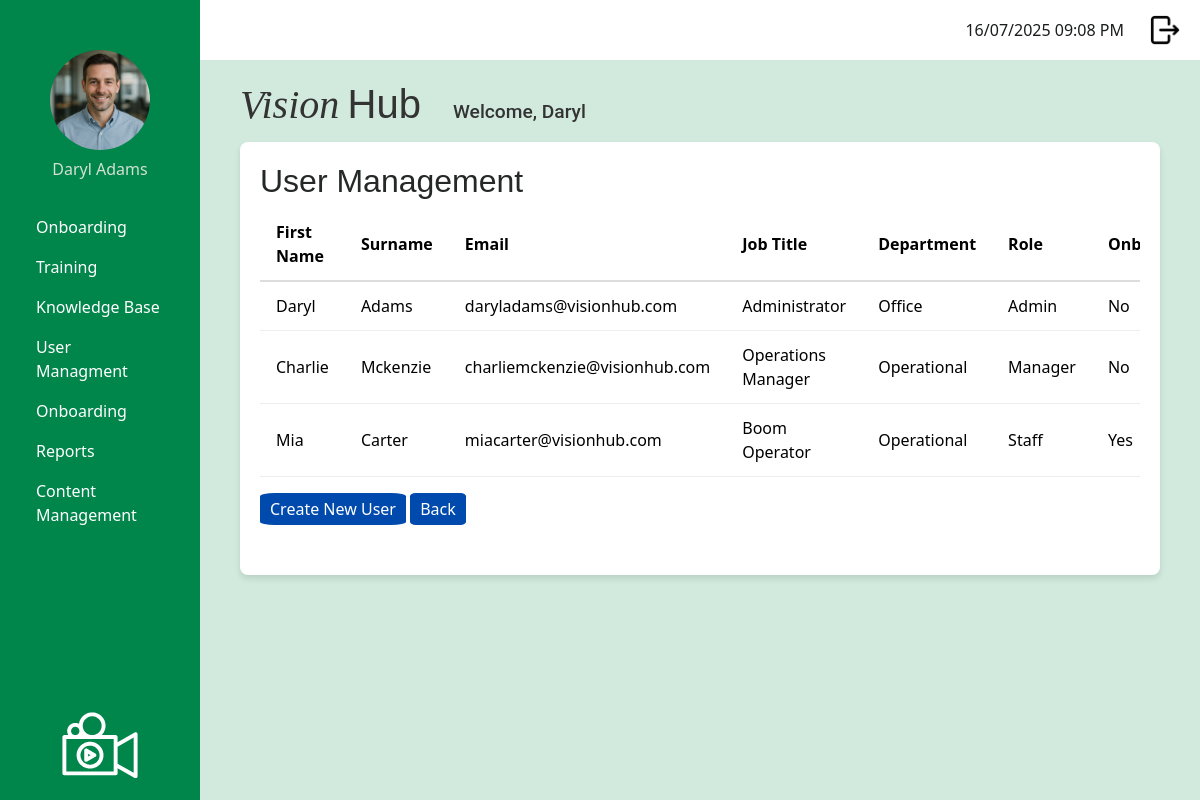
Screenshot of /admin/manage_users (signed in) with the database file from the repository.
### app/models.py (models this page shows, shortened)
class User(UserMixin, db.Model):
    __tablename__ = 'user'
    id: so.Mapped[int] = so.mapped_column(primary_key=True)
    username: so.Mapped[str] = so.mapped_column(sa.String(120), index=True, unique=True)
    first_name: so.Mapped[str] = so.mapped_column(sa.String(50), index=True)
    surname: so.Mapped[str] = so.mapped_column(sa.String(50), index=True)
    job_title: so.Mapped[str] = so.mapped_column(sa.String(50), index=True)
    password_hash: so.Mapped[str] = so.mapped_column(sa.String(256))
    is_onboarding: so.Mapped[bool] = so.mapped_column(default=False) # Default: Not onboarding
    dateStarted: so.Mapped[datetime] = so.mapped_column(index=True, default=lambda: datetime.now(timezone.utc))
    google_email: so.Mapped[Optional[str]] = so.mapped_column(sa.String(120), unique=True, nullable=True)
    profile_photo: so.Mapped[Optional[str]] = so.mapped_column(sa.String(120), nullable=True, default='profileDefault.png')
    manager_id: so.Mapped[Optional[int]] = so.mapped_column(sa.ForeignKey('user.id'), nullable=True)
    manager: so.Mapped[Optional['User']] = so.relationship('User', remote_side=[id], back_populates='manages')
    manages: so.Mapped[List['User']] = so.relationship('User', back_populates='manager')
    role_id: so.Mapped[int] = so.mapped_column(sa.ForeignKey('role.id'))
    role: so.Mapped['Role'] = so.relationship('Role', back_populates='users')
    department_id: so.Mapped[int] = so.mapped_column(sa.ForeignKey('department.id'))
    department: so.Mapped['Department'] = so.relationship('Department', back_populates='users')
    module_progress: so.Mapped[List['UserModuleProgress']] = so.relationship('UserModuleProgress', back_populates='user')
    onboarding_path_id: so.Mapped[int] = so.mapped_column(sa.ForeignKey('onboarding_path.id'), nullable=True)
    onboarding_path: so.Mapped['OnboardingPath'] = so.relationship('OnboardingPath')

class Department(db.Model):
    __tablename__ = 'department'
    id: so.Mapped[int] = so.mapped_column(primary_key=True)
    department_name: so.Mapped[str] = so.mapped_column(sa.String(20), index=True, unique=True)
    users: so.Mapped[List['User']] = so.relationship('User', back_populates='department')

class Role(db.Model):
    __tablename__ = 'role'
    id: so.Mapped[int] = so.mapped_column(primary_key=True)
    role_name: so.Mapped[str] = so.mapped_column(sa.String(20), index=True, unique=True)
    users: so.Mapped[list['User']] = so.relationship('User', back_populates='role')

### app/admin/routes.py (the view)
@app.route('/admin/manage_users', methods=['GET'])
@login_required
def manage_users():
    if current_user.role.role_name != "admin":
        return redirect(url_for('logout'))
    try:
        users = User.query.all()
        return render_template('admin/manageUsers.html', title='Manage Users', users = users)
    except Exception as e:
        error_message = 'Error: ' + str(e)
        return error_message

### app/models.py (called while the page is built)
@login.user_loader
def load_user(id):
    return db.session.get(User, int(id))

### app/templates/admin/manageUsers.html (shortened to what this page needs)
{% extends "base.html" %}
{% block content %}
<html>
    <body>
        <h1 class = "page-title">User Management</h1>
        <div class = "table-wrapper">
        <table class= "user-table">
            <thead>
                <tr>
                    <th>First Name</th>
                    <th>Surname</th>
                    <th>Email</th>
                    <th>Job Title</th>
                    <th>Department</th>
                    <th>Role</th>
                    <th>Onboarding</th>
                </tr>
            </thead>
            <tbody>
                {% for user in users %}
                <tr>
                    <td>{{ user.first_name|title }}</td>
                    <td>{{ user.surname|title }}</td>
                    <td>{{ user.username }}</td>
                    <td>{{ user.job_title|title }}</td>
                    <td>{{ user.department.department_name|title }}</td>
                    <td>{{ user.role.role_name|title }}</td>
                    <td>{{ 'Yes' if user.is_onboarding else 'No' }}</td>
                </tr>
                {% endfor %}
            </tbody>
        </table>
            <div class = "button-container-outside-table">
                <a class = "dark-blue-button" href="{{ url_for('register_user') }}">Create New User</a>
                <a class = "dark-blue-button" href="{{ url_for('admin_dashboard') }}" class="btn">Back</a>
            </div>
        </div>
    </body>
</html>
{% endblock %}

### app/templates/base.html (shortened to what this page needs)
<!doctype html>
<html>
    <head>
            <link
            href="{{ url_for('static', filename='css/bootstrap.min.css') }}"
            rel="stylesheet"/>
            <link href="{{ url_for('static', filename='css/stylesheet.css') }}" rel="stylesheet"/>
        </head>
    <body>
         <div class="sidebar">
            <div class="profile-container">
                <form id="photoForm"
                    action="{{ url_for('update_profile_photo') }}"
                    method="POST"
                    enctype="multipart/form-data"
                    style="display:inline;">
                <img src="{{ url_for('static',
                                    filename='images/profilePhoto/'
                                        ~ (current_user.profile_photo or 'profileDefault.png')) }}"
                    id="profilePicture"
                    class="profilePicture"
                    alt="Click to change photo"
                    style="cursor:pointer; width:100px; height:100px;
                            object-fit:cover; border-radius:50%;">
                </form>
                <h5 class="profile-photo-text">{{ current_user.first_name|title }} {{ current_user.surname|title }}</h5>
            </div>
            <nav class="nav flex-column sideNavLink-container">
                {% if current_user.role.role_name == 'admin' %}
                    <a class="nav-link" href="#">Onboarding</a>
                    <a class="nav-link" href="{{ url_for('manage_training_modules') }}">Training</a>
                    <a class="nav-link" href="#">Knowledge Base</a>
                    <a class="nav-link" href="{{ url_for('manage_users') }}">User Managment</a>
                    <a class="nav-link" href="#">Onboarding</a>
                    <a class="nav-link" href="#">Reports</a>
                    <a class="nav-link" href="#">Content Management</a>
                    {% elif current_user.role.role_name == 'manager' %}
                    <a class="nav-link" href="#">Onboarding</a>
                    <a class="nav-link" href="#">Training</a>
                    <a class="nav-link" href="#">Reports</a>
                    {% elif current_user.role.role_name == 'staff' %}
                    <a class="nav-link" href="#">Onboarding</a>
                    <a class="nav-link" href="{{ url_for('training_dashboard') }}">Training</a>
                {% endif %}
            </nav>
            <img src="{{ url_for('static', filename='images/logoImageWhite.svg') }}" class="sidebarLogo">
        </div>
         <div class="top-bar">
            <div class="d-flex align-items-center">
                <span class="me-3" id="clock"></span>
                <a href="{{ url_for('logout') }}" class="logout-link">
                    <img src="{{ url_for('static', filename='images/logout.png') }}" class="logout-image">
                </a>
            </div>
        </div>
        <div class="logo-name-container">
            <h2 class="logo-text">
                <span class="logo-vision">Vision</span>
                <span class="logo-hub">Hub</span>
            </h2>
            <h3 class="welcome-text">Welcome, {{ current_user.first_name|title }}</h3>
        </div>
        <div class="content">
            {% block content %}
            {% endblock %}
        </div>
    </body>
</html>

### app/static/css/stylesheet.css (style rules this page uses)
body { color: #000000; background-color: #d1eadd ; }
.logo-name-container { display: flex; align-items: baseline; margin-left: 240px; margin-top: 20px; margin-bottom: 5px; gap: 2rem; color: #333; }
.logo-vision { font-family: 'Playfair Display', serif; font-weight: 450; font-style: italic; font-size: 2.5rem; }
.logo-hub { font-family: 'Montserrat', sans-serif; font-weight: 200; font-size: 2.5rem; margin-left: 0; }
.welcome-text { font-family: 'Roboto', sans-serif; font-size: 1.2rem; margin: 0; }
.sidebar { background-color: #00854a; color: white; font-size: 1rem; font-weight: 400; height: 100vh; position: fixed; width: 200px; padding: 20px; display: flex; flex-direction: column; justify-content: space-between; text-align: left }
.profile-photo-text { font-size: 1rem; font-weight: 200; color: rgb(211, 225, 211); text-align: center; }
.sidebarLogo { max-width: 100%; width: 120px; height: auto; display: block; margin: 0 auto; margin-top: auto; }
.profilePicture { display: block; margin: 30px auto 10px auto; border-radius: 50%; width: 80px; height: 80px; object-fit: cover; }
.sideNavLink-container { margin-top: 20px; }
.nav-link { border-radius: 0.5rem; color: white; }
.top-bar { background-color: white; height: 60px; padding: 10px 20px; margin-left: 200px; display: flex; justify-content: flex-end; align-items: center; }
.logout-image { width: 30px; height: 30px; object-fit: cover; margin-left: 10px; }
#clock { color: #1a1d1c; margin-right: 20px; }
.content { background-color: white; border-radius: 8px; margin-left: 240px; padding: 20px; box-shadow: 0 4px 6px rgba(0, 0, 0, 0.1); max-width: calc(100% - 240px - 40px); }
.page-title { font-family: 'Montserrat', sans-serif; font-size: 2rem; font-weight: 200; color: #242827; }
.table-wrapper { max-height: 400px; overflow-y: auto; margin-bottom: 1.5rem; }
.user-table { width: 100%; border-collapse: separate; border-spacing: 0; }
.user-table thead th { position: sticky; top: 0; border-bottom: 2px solid #ddd; z-index: 2; }
.user-table th, .user-table td { padding: 0.75rem 1rem; text-align: left; vertical-align: middle; border-bottom: 1px solid #eee; }
.user-table th:last-child, .user-table td:last-child { white-space: nowrap; width: 1%; }
.dark-blue-button { background-color: #004AAD; color: white; padding: 5px 10px; border-radius: 10%; text-decoration: none; margin: auto; }
.button-container-outside-table { display: inline-block; margin-top: 20px; margin-bottom: 10px; }

### rows the page displays
User: profile_photo (picture), first_name "Daryl", surname "Adams", username "daryladams@visionhub.com", job_title "Administrator", department.department_name "Office", role.role_name "Admin", is_onboarding "No"
User: first_name "Charlie", surname "Mckenzie", username "charliemckenzie@visionhub.com", job_title "Operations Manager", department.department_name "Operational", role.role_name "Manager", is_onboarding "No"
User: first_name "Mia", surname "Carter", username "miacarter@visionhub.com", job_title "Boom Operator", department.department_name "Operational", role.role_name "Staff", is_onboarding "Yes"
